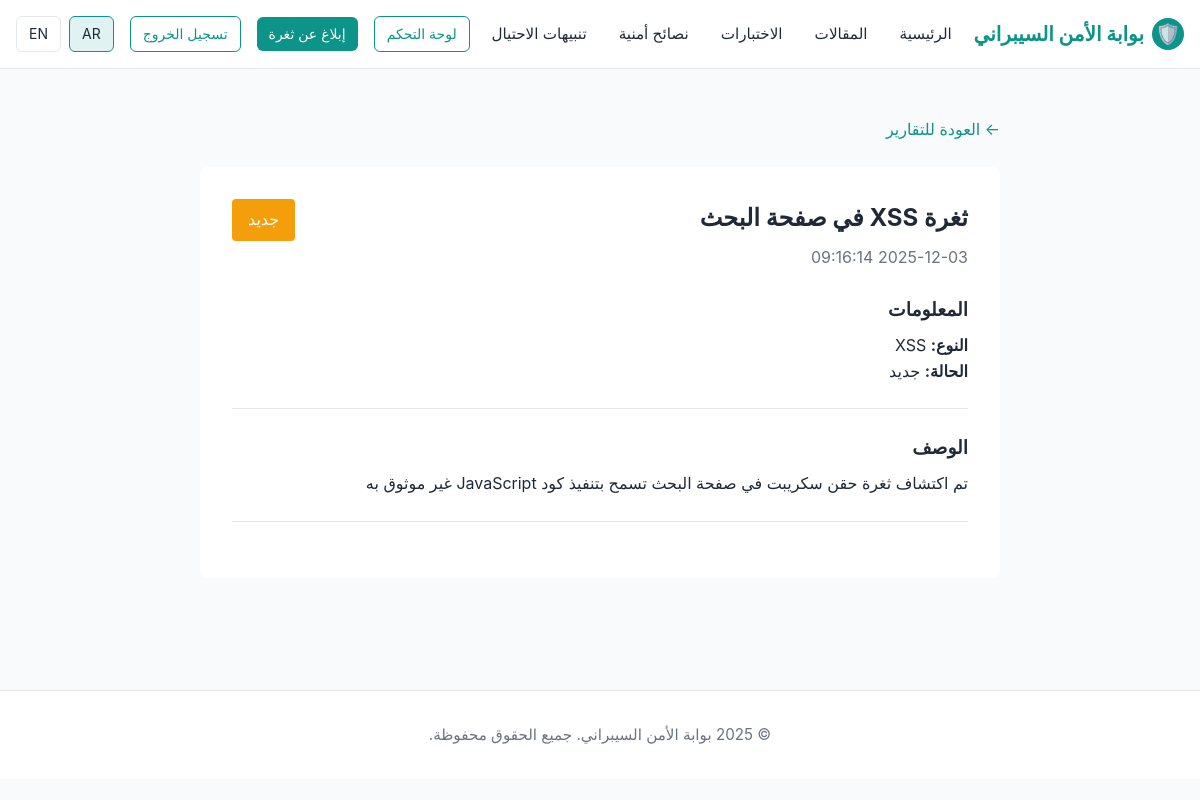
The app's page /report/1 (signed in) with its own data.
### tables this page shows
CREATE TABLE reports (
            id INTEGER PRIMARY KEY AUTOINCREMENT,
            user_id INTEGER NOT NULL,
            report_type TEXT NOT NULL, -- e.g., 'XSS', 'SQLi', 'Other'
            title TEXT NOT NULL,
            description TEXT NOT NULL,
            file_path TEXT, -- Path to the uploaded file in static/uploads/
            status TEXT NOT NULL DEFAULT 'new', -- 'new', 'in_review', 'closed'
            created_at TIMESTAMP NOT NULL DEFAULT CURRENT_TIMESTAMP,
            updated_at TIMESTAMP NOT NULL DEFAULT CURRENT_TIMESTAMP,
            FOREIGN KEY (user_id) REFERENCES users (id)
        );

### app.py (the view)
@app.route('/report/<int:report_id>')
@login_required
def report_detail(report_id):
    conn = get_db_connection()
    lang = get_current_language()
    report = conn.execute("SELECT * FROM reports WHERE id = ?", (report_id,)).fetchone()
    if not report:
        flash('التقرير غير موجود.', 'danger')
        return redirect(url_for('my_reports'))
    if session['user_id'] != report['user_id'] and session.get('user_role') != 'admin':
        flash('لا توجد صلاحيات كافية.', 'danger')
        return redirect(url_for('my_reports'))
    conn.close()
    return render_template('report_detail.html', report=report, lang=lang)

### app.py (called while the page is built)
@app.before_request
def set_language_on_first_visit():
    if 'language' not in session:
        session['language'] = app.config['DEFAULT_LANGUAGE']

def get_current_language():
    return session.get('language')

def login_required(f):
    @wraps(f)
    def decorated_function(*args, **kwargs):
        if 'user_id' not in session:
            flash('يجب تسجيل الدخول أولاً.', 'warning')
            return redirect(url_for('login'))
        return f(*args, **kwargs)
    return decorated_function

### models.py (called while the page is built)
def get_db_connection():
    conn = sqlite3.connect(DATABASE)
    conn.row_factory = sqlite3.Row
    return conn

### templates/report_detail.html (shortened to what this page needs)
{% extends "base.html" %}
{% block content %}
<section class="section container">
    <div style="max-width: 800px; margin: 0 auto;">
        <a href="{{ url_for('my_reports') }}" style="color: var(--primary-color); text-decoration: none;">← العودة للتقارير</a>
        <div style="background-color: white; padding: 2rem; border-radius: 0.5rem; margin-top: 1.5rem;">
            <div style="display: flex; justify-content: space-between; align-items: start; margin-bottom: 1.5rem;">
                <div>
                    <h1 style="margin-bottom: 0.5rem;">{{ report['title'] }}</h1>
                    <p style="color: var(--text-light);">{{ report['created_at'] }}</p>
                </div>
                <span style="background-color:
                    {% if report['status'] == 'new' %}var(--warning-color)
                    {% elif report['status'] == 'in_review' %}var(--primary-color)
                    {% else %}var(--success-color)
                    {% endif %};
                    color: white; padding: 0.5rem 1rem; border-radius: 0.25rem;">
                    {% if report['status'] == 'new' %}جديد
                    {% elif report['status'] == 'in_review' %}قيد المراجعة
                    {% else %}مغلق
                    {% endif %}
                </span>
            </div>
            <div style="margin-bottom: 1.5rem; padding-bottom: 1.5rem; border-bottom: 1px solid var(--border-color);">
                <h3 style="margin-bottom: 0.5rem;">المعلومات</h3>
                <p><strong>النوع:</strong> {{ report['report_type'] }}</p>
                <p><strong>الحالة:</strong>
                    {% if report['status'] == 'new' %}جديد
                    {% elif report['status'] == 'in_review' %}قيد المراجعة
                    {% else %}مغلق
                    {% endif %}
                </p>
            </div>
            <div style="margin-bottom: 1.5rem; padding-bottom: 1.5rem; border-bottom: 1px solid var(--border-color);">
                <h3 style="margin-bottom: 0.5rem;">الوصف</h3>
                <p>{{ report['description'] }}</p>
            </div>
        </div>
    </div>
</section>
{% endblock %}

### static/css/style.css (style rules this page uses)
:root { --primary-color: #0d9488; --primary-light: #e0f2f1; --secondary-color: #1f2937; --text-dark: #1f2937; --text-light: #6b7280; --border-color: #e5e7eb; --success-color: #10b981; --danger-color: #ef4444; --warning-color: #f59e0b; }
* { margin: 0; padding: 0; box-sizing: border-box; }
html, body { font-family: -apple-system, BlinkMacSystemFont, 'Segoe UI', Roboto, 'Helvetica Neue', Arial, sans-serif; direction: rtl; text-align: right; }
body { background-color: #f9fafb; color: var(--text-dark); line-height: 1.6; }
.container { max-width: 1200px; margin: 0 auto; padding: 0 1rem; }
.section { padding: 3rem 0; }

### records on screen
reports: title "ثغرة XSS في صفحة البحث", created_at "2025-12-03 09:16:14", report_type "XSS", description "تم اكتشاف ثغرة حقن سكريبت في صفحة البحث تسمح بتنفيذ كود JavaScript غير موثوق به"
